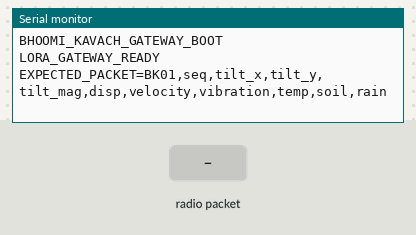
Bench run of a program on a simulated ESP32. Shown: the last lines printed to the serial monitor. The inputs (shaded band) are chosen by the test bench. No radio packets arrive unless stated.

Above: at 1.7 s.
1.8 s: radio packet "1" arrives
At 2.7 s:
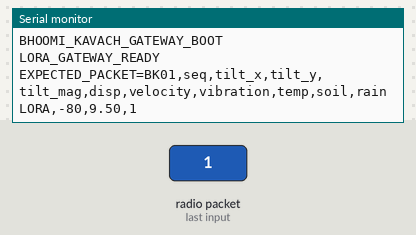
3.3 s: radio packet "0" arrives
At 3.8 s:
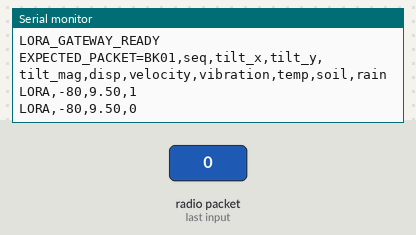
4.8 s: radio packet "2" arrives
At 6.2 s:
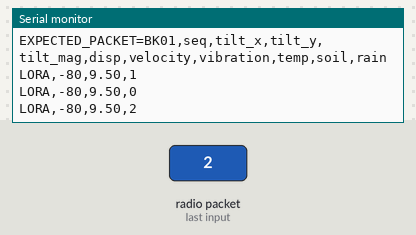

Measured:
- after the input at 1.8 s, the serial monitor: prints a new line at once (image 1)
- after the input at 3.3 s, the serial monitor: prints a new line at once (image 2)
- after the input at 4.8 s, the serial monitor: prints a new line at once (image 3)

The program:

main.cpp
```cpp
#include <Arduino.h>
#include <SPI.h>
#include <LoRa.h>

// ============================================================
// BHOOMI KAVACH - ESP32 #2 LORA GATEWAY
// SX1278: VCC=3V3, GND=GND, SCK=18, MISO=19, MOSI=23,
// CS=5, RESET=14, DIO0=26.
// USB serial -> laptop -> bridge/serial_bridge.py -> FastAPI.
// ============================================================

constexpr uint8_t LORA_CS = 5;
constexpr uint8_t LORA_RST = 14;
constexpr uint8_t LORA_DIO0 = 26;
constexpr long LORA_FREQUENCY = 433E6;

void setup() {
  Serial.begin(115200);
  delay(500);
  Serial.println("BHOOMI_KAVACH_GATEWAY_BOOT");

  SPI.begin(18, 19, 23, 5);
  LoRa.setPins(LORA_CS, LORA_RST, LORA_DIO0);

  if (!LoRa.begin(LORA_FREQUENCY)) {
    Serial.println("LORA_INIT_FAIL");
    while (true) delay(1000);
  }

  LoRa.setSpreadingFactor(9);
  LoRa.setSignalBandwidth(125E3);
  LoRa.setCodingRate4(8);
  LoRa.enableCrc();

  Serial.println("LORA_GATEWAY_READY");
  Serial.println("EXPECTED_PACKET=BK01,seq,tilt_x,tilt_y,tilt_mag,disp,velocity,vibration,temp,soil,rain");
}

void loop() {
  int packetSize = LoRa.parsePacket();
  if (!packetSize) return;

  String payload;
  while (LoRa.available()) payload += (char)LoRa.read();
  payload.trim();
  if (payload.length() == 0) return;

  // The Python bridge recognizes BK01 lines and converts them to JSON.
  Serial.print("LORA,");
  Serial.print(LoRa.packetRssi());
  Serial.print(',');
  Serial.print(LoRa.packetSnr(), 2);
  Serial.print(',');
  Serial.println(payload);
}
```
